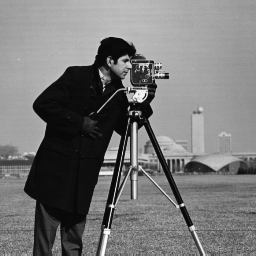
#> input picture COL783/A3/LOCAL/Testcases/q2_input_new.png, 256 x 256 px
$ python q2_local.py
#> lines starting #> are read from the running program, lines starting #| are printed output that depends on the picture
import numpy as np
from PIL import Image
import os

# Directory structure creation
output_dirs = ['./Q2_Output', './Q2_Output/PartA', './Q2_Output/PartB', './Q2_Output/PartC']
for dir_path in output_dirs:
    os.makedirs(dir_path, exist_ok=True)

# ----------- Utility Functions (Haar logic) -----------

def haar_1d(f):
    n = len(f)
    if n == 1:
        return f.copy()
    t = np.zeros(n, dtype=float)
    half = n // 2
    for i in range(half):
        t[i] = (f[2*i] + f[2*i+1]) / np.sqrt(2)
        t[half + i] = (f[2*i] - f[2*i+1]) / np.sqrt(2)
    t[:half] = haar_1d(t[:half])
    return t

def inverse_haar_1d(t):
    n = len(t)
    if n == 1:
        return t.copy()
    half = n // 2
    t_copy = t.copy()
    t_copy[:half] = inverse_haar_1d(t_copy[:half])
    f = np.zeros(n, dtype=float)
    for i in range(half):
        f[2*i] = (t_copy[i] + t_copy[half + i]) / np.sqrt(2)
        f[2*i+1] = (t_copy[i] - t_copy[half + i]) / np.sqrt(2)
    return f

def verify_orthogonality(f):
    t = haar_1d(f)
    norm_f = np.linalg.norm(f)
    norm_t = np.linalg.norm(t)
    return norm_f, norm_t, abs(norm_f - norm_t)

def haar_2d(f):
    # Row-transform
    t = np.zeros_like(f, dtype=float)
    for i in range(f.shape[0]):
        t[i, :] = haar_1d(f[i, :])
    # Col-transform
    for j in range(t.shape[1]):
        t[:, j] = haar_1d(t[:, j])
    return t

def inverse_haar_2d(t):
    f = np.zeros_like(t, dtype=float)
    for j in range(t.shape[1]):
        f[:, j] = inverse_haar_1d(t[:, j])
    for i in range(f.shape[0]):
        f[i, :] = inverse_haar_1d(f[i, :])
    return f

def keep_top_coefficients(haar_coeffs, num_coeffs):
    coeffs_copy = haar_coeffs.copy()
    flat_coeffs = coeffs_copy.flatten()
    abs_coeffs = np.abs(flat_coeffs)
    if num_coeffs < len(flat_coeffs):
        threshold_idx = len(flat_coeffs) - num_coeffs
        sorted_abs = np.sort(abs_coeffs)
        threshold = sorted_abs[threshold_idx]
        mask = abs_coeffs < threshold
        flat_coeffs[mask] = 0
    return flat_coeffs.reshape(coeffs_copy.shape)

def downsample_image(img, factor):
    h, w = img.shape
    new_h, new_w = h // factor, w // factor
    img_pil = Image.fromarray(img.astype(np.uint8))
    downsampled = img_pil.resize((new_w, new_h), Image.LANCZOS)
    return np.array(downsampled, dtype=float)

# ----------- PART A -----------
print("======Part-A processing...======")
test_signal = np.array([1, 2, 3, 4, 5, 6, 7, 8], dtype=float)
t_test = haar_1d(test_signal)
reconstructed = inverse_haar_1d(t_test)
norm_f, norm_t, diff = verify_orthogonality(test_signal)

print(f"Test signal: {test_signal}")
print(f"Haar transform: {t_test}")
print(f"Reconstruction error: {np.linalg.norm(test_signal - reconstructed):.2e}")
print(f"||f|| = {norm_f:.6f}, ||t|| = {norm_t:.6f}, Difference: {diff:.2e}")

# NOTE: Change 'image.jpeg' to 'q2_input.png' if available!
img = Image.open('../Testcases/q2_input_new.png').convert('L')
#> img is the input picture: PIL image 256x256 L; min 7, max 253, mean 118.7
img_array = np.array(img.resize((256,256), Image.LANCZOS), dtype=float)
middle_row = img_array[img_array.shape[0]//2, :]
#> middle_row = 256 values, max 233 at index 134, min 8 at index 118, mean 108.8
t_row = haar_1d(middle_row)
#> t_row = 256 values, max 1741.2 at index 0, min -611.9 at index 1, mean 7.35
reconstructed_row = inverse_haar_1d(t_row)
#> reconstructed_row has the same summary as middle_row
np.savetxt('./Q2_Output/PartA/middle_row_original.txt', middle_row, fmt='%.6f')
np.savetxt('./Q2_Output/PartA/middle_row_haar.txt', t_row, fmt='%.6f')
print("Part A completed. Results saved to ./Q2_Output/PartA/")
print("="*60)

# ----------- PART B -----------
print("======Part-B processing...======")
img_to_save = Image.fromarray(img_array.astype(np.uint8))
img_to_save.save('./Q2_Output/PartB/input_image.png')

# [8 lines of commented-out code are left out]
haar_coeffs = haar_2d(img_array)
#> the loop in haar_2d, `for i in range(f.shape[0]):` made 256 passes
#> after the loop in haar_2d, `for j in range(t.shape[1]):`:
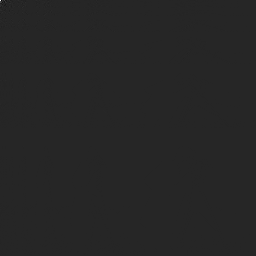
#> t: shape (256, 256) float64; min -5346, max 30393.5, mean 0.7; drawn with min black and max white
#create a bipolar vizualization
img = haar_coeffs.copy().astype(float)
# normalize by largest absolute value (avoid division by zero)
den = max(abs(img.min()), abs(img.max()), 1e-12)
img /= den   # now roughly in [-1, 1]
#> img: shape (256, 256) float64
h, w = img.shape
out = np.zeros((h, w, 3), dtype=float)
# parameters used for the bipolar() helper
a = 0.005
b = 1.0 - a
c = 0.5
# safe masked computation to avoid invalid-value warnings
neg_mask = img < 0
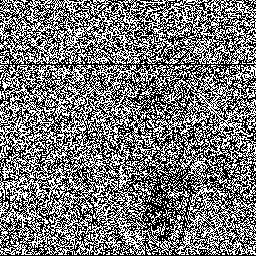
#> neg_mask: shape (256, 256) bool; 46.6% white in thin lines or dots
pos_mask = img > 0
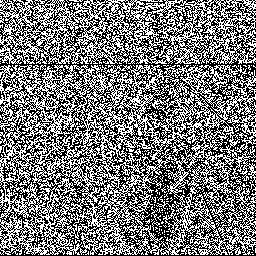
#> pos_mask: shape (256, 256) bool; 47.4% white in thin lines or dots
# safe denominators (avoid exact zero)
neg_denom = img.min() - 0.001
pos_denom = img.max() + 0.001
if abs(neg_denom) < 1e-12: neg_denom = -1e-12
if abs(pos_denom) < 1e-12: pos_denom = 1e-12
# zero-out channels first
out[:, :, 0] = 0.0
out[:, :, 2] = 0.0
# compute only where needed
if neg_mask.any():
    base_neg = img[neg_mask] / neg_denom
    base_neg = np.clip(base_neg, 0.0, None)   # ensure non-negative before fractional power
    out[..., 0][neg_mask] = a + b * np.power(base_neg, c)
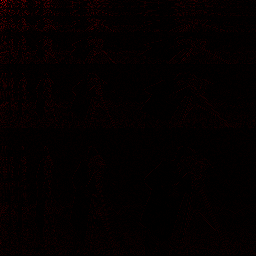
#> out: shape (256, 256, 3) float64; mean of channels 0, 1, 2 0.018, 0, 0; drawn as R, G, B
if pos_mask.any():
    base_pos = img[pos_mask] / pos_denom
    base_pos = np.clip(base_pos, 0.0, None)
    out[..., 2][pos_mask] = a + b * np.power(base_pos, c)
# apply gamma correction and convert to uint8 (same idea as from_float)
gamma = 2.2
out = np.power(out, 1.0 / gamma)          # linear->display space
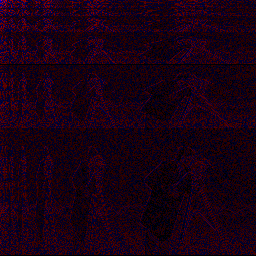
#> out: shape (256, 256, 3) float64; mean of channels 0, 1, 2 0.0991, 0, 0.075; drawn as R, G, B
haar_img = Image.fromarray((np.clip(out * 255.0, 0, 255)).astype(np.uint8))
haar_img.save('./Q2_Output/PartB/haar_transform.png')
# --- end replacement ---

reconstructed = inverse_haar_2d(haar_coeffs)
reconstructed_img = Image.fromarray(np.clip(reconstructed, 0, 255).astype(np.uint8))
reconstructed_img.save('./Q2_Output/PartB/reconstructed_image.png')
print("Part B completed. Images saved to ./Q2_Output/PartB/")
print("="*60)

# ----------- PART C -----------
print("======Part-C processing...======")
N = img_array.shape[0]
num_coeffs_16 = (N * N) // 16
haar_sparse_16 = keep_top_coefficients(haar_coeffs, num_coeffs_16)
reconstructed_sparse_16 = np.clip(inverse_haar_2d(haar_sparse_16), 0, 255)
Image.fromarray(reconstructed_sparse_16.astype(np.uint8)).save('./Q2_Output/PartC/reconstructed_N2_div_16.png')

downsampled_4_up = np.array(Image.fromarray(
    downsample_image(img_array, 4).astype(np.uint8)).resize((N, N), Image.LANCZOS), dtype=float)
Image.fromarray(downsampled_4_up.astype(np.uint8)).save('./Q2_Output/PartC/downsampled_N_div_4.png')

num_coeffs_256 = (N * N) // 256
haar_sparse_256 = keep_top_coefficients(haar_coeffs, num_coeffs_256)
reconstructed_sparse_256 = np.clip(inverse_haar_2d(haar_sparse_256), 0, 255)
#> after the loop in inverse_haar_2d (call 3), `for i in range(f.shape[0]):`:
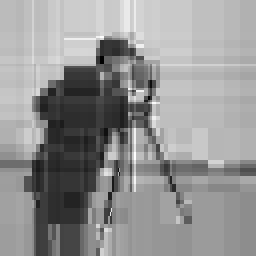
#> f: shape (256, 256) float64; min -36, max 230.7, mean 118.7; drawn with min black and max white
Image.fromarray(reconstructed_sparse_256.astype(np.uint8)).save('./Q2_Output/PartC/reconstructed_N2_div_256.png')

downsampled_16_up = np.array(Image.fromarray(
    downsample_image(img_array, 16).astype(np.uint8)).resize((N, N), Image.LANCZOS), dtype=float)
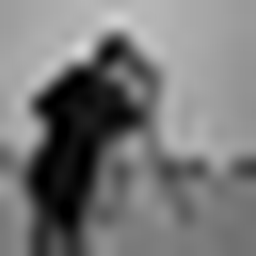
#> downsampled_16_up: shape (256, 256) float64; min 0, max 215, mean 118.7
Image.fromarray(downsampled_16_up.astype(np.uint8)).save('./Q2_Output/PartC/downsampled_N_div_16.png')

print("Part C completed. Results saved to ./Q2_Output/PartC/")
print("="*60)

$ run again, with COL783/A3/LOCAL/Testcases/q2_input.png copied over COL783/A3/LOCAL/Testcases/q2_input_new.png
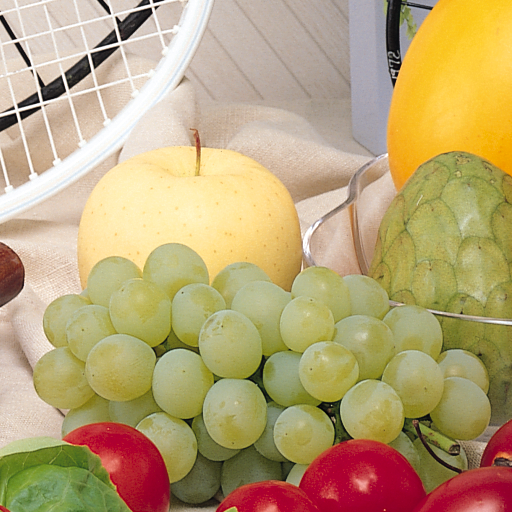
#> input picture COL783/A3/LOCAL/Testcases/q2_input.png, 512 x 512 px
#> middle_row = 256 values, max 231 at index 64, min 63 at index 0, mean 180.8
#> t_row = 256 values, max 2893.1 at index 0, min -238.6 at index 8, mean 11.33
#> reconstructed_row has the same summary as middle_row
#> the loop in haar_2d, `for i in range(f.shape[0]):` made 256 passes
#> `neg_mask = img < 0`:
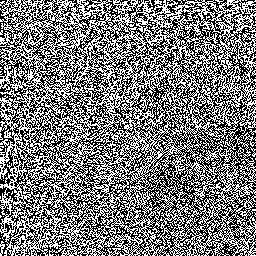
#> neg_mask: shape (256, 256) bool; 48% white in thin lines or dots
#> pos_mask: shape (256, 256) bool; 47.7% white in thin lines or dots
#> downsampled: PIL image 16x16 L
#> `downsampled_16_up = np.array(Image.fromarray( downsample_image(img_arr..`:
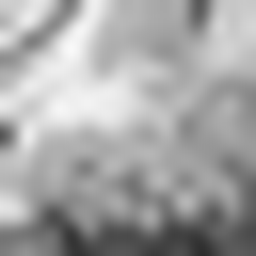
#> downsampled_16_up: shape (256, 256) float64; min 44, max 249, mean 164.8
